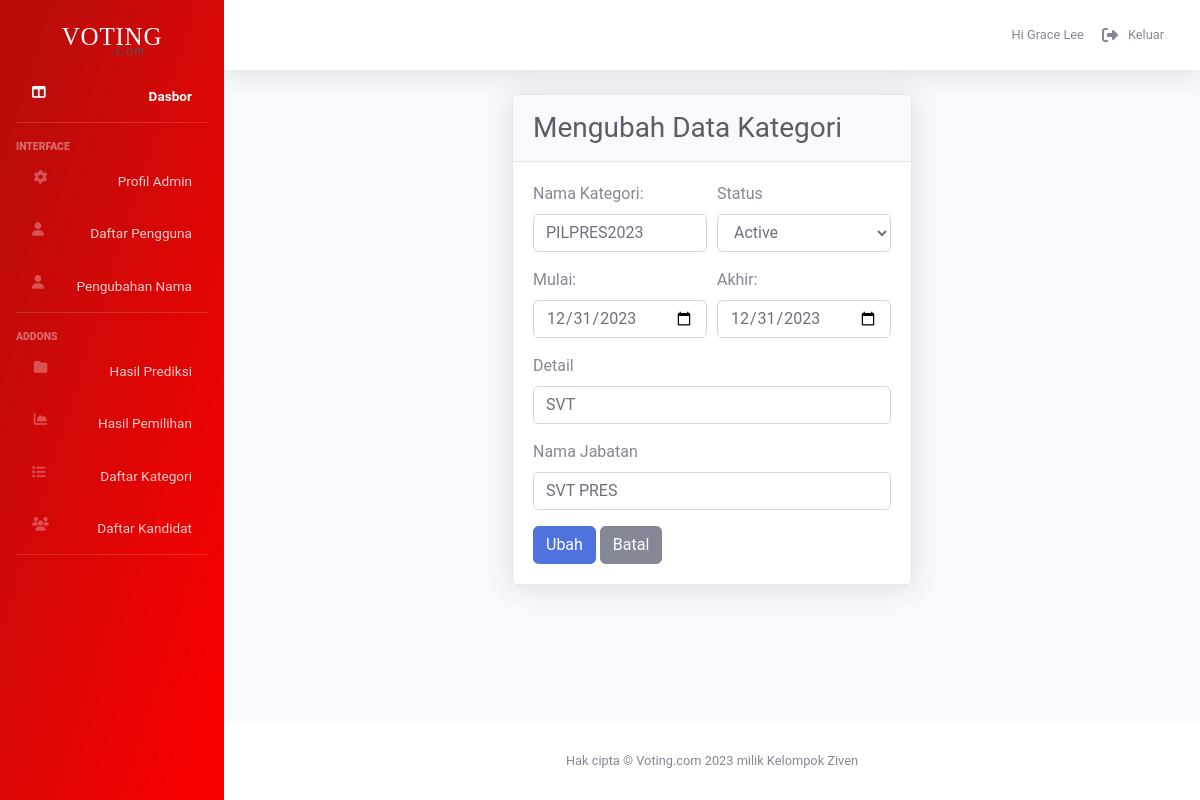
/admin/update_category.php?update_category=16 (signed in), run on an earlier commit of the app's database.
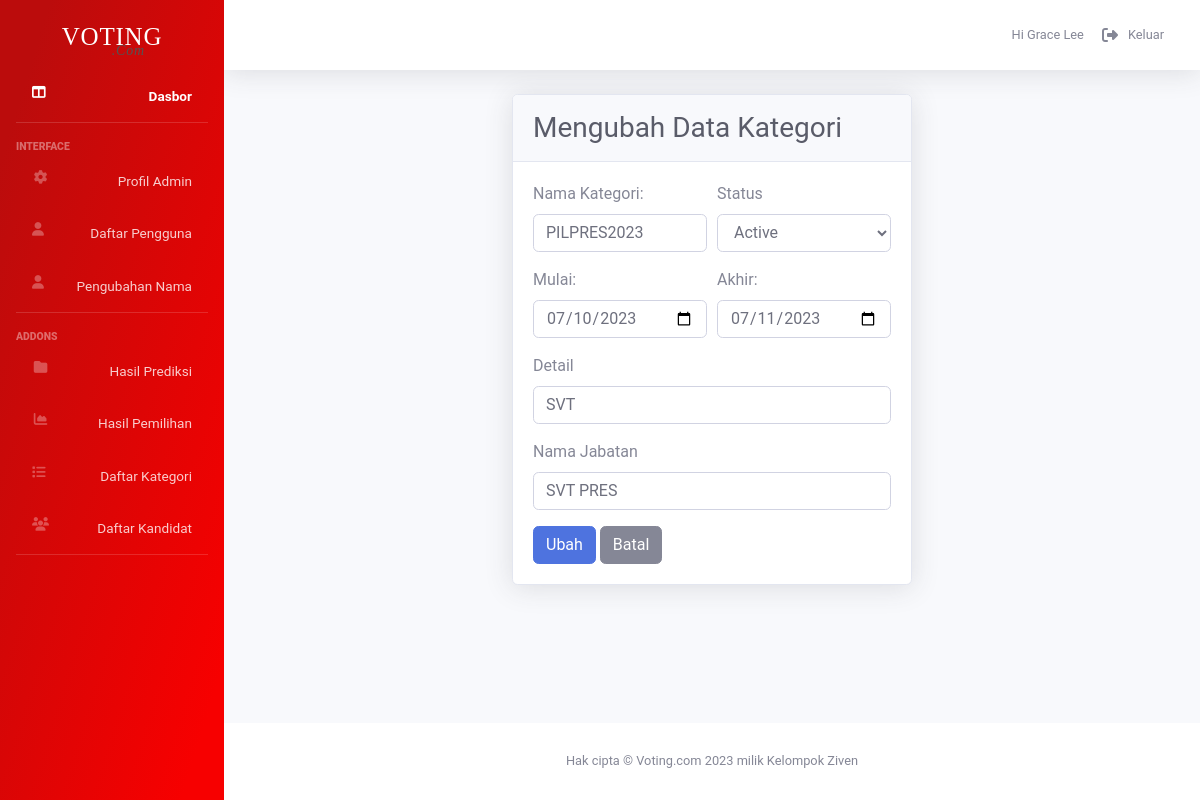
And on a later commit of the database.
### tables this page shows
CREATE TABLE `category` (
  `category_id` int(11) NOT NULL,
  `nama` varchar(100) DEFAULT NULL,
  `details` varchar(100) DEFAULT NULL,
  `start_tggl` date DEFAULT NULL,
  `end_tggl` date DEFAULT NULL,
  `voting_name` varchar(100) DEFAULT NULL,
  `jml_calon` varchar(100) DEFAULT NULL,
  `status` varchar(100) DEFAULT NULL,
  `nama_jabatan` varchar(100) DEFAULT NULL
);

### admin/update_category.php (the view, shortened to what this page needs)
<!DOCTYPE html>
<html lang="en">
<head>
    <link href="vendor/fontawesome-free/css/all.min.css" rel="stylesheet" type="text/css">
    <link rel="stylesheet" href="https://cdnjs.cloudflare.com/ajax/libs/font-awesome/6.1.1/css/all.min.css" type="text/css">
    <link href="../admin_component/css/adminboots.css" rel="stylesheet">
</head>
<?php include '../admin_component/php/connect.php';?>
<?php
    $update = $_GET['update_category'];
    $query = "SELECT * FROM category WHERE category_id = '$update'";
    $show_category = $connect->prepare($query);
    $show_category -> execute([]);
    $fetch_category = $show_category->fetch(PDO::FETCH_ASSOC);
?>
<body id="page-top">
<?php include '../admin_component/php/script.php' ;?>
    <div id="wrapper">
    <?php include '../admin_component/php/sidenav.php' ;?>
<div id="content-wrapper" class="d-flex flex-column">
<div id="content">
<?php include '../admin_component/php/topbar.php' ;?>
    <div class="container-fluid">
        <div class="row category-row justify-content-center">
        <div class="card shadow mb-4">
                        <div class="card-header py-3">
                        <h1 class="h3 mb-0 text-gray-800 ">Mengubah Data Kategori</h1>
                        </div>
                        <div class="card-body">
                        <form action="" method="post">
                            <div class="form-row">
                                <div class="form-group col-md-6">
                                <label for="votetitle">Nama Kategori:</label>
                                <input type="text" class="form-control" name="votetitle" value="<?=$fetch_category['nama']?>" >
                                </div>
                                <div class="form-group col-md-6">
                                <label for="status">Status</label>
                                <select id="inputStatus" class="form-control" name="status" value="<?=$fetch_category['nama']?>"  >
                                    <option >Active</option>
                                </select>
                                </div>
                            </div>
                            <div class="form-row">
                                <div class="form-group col-md-6">
                                <label for="starttggl">Mulai:</label>
                                <input type="date" class="form-control" name="start_tggl" value="<?= $fetch_category['start_tggl']?>"  >
                                </div>
                                <div class="form-group col-md-6">
                                <label for="endtggl">Akhir:</label>
                                <input type="date" class="form-control" name="end_tggl" value="<?= $fetch_category['end_tggl']?>"  >
                                </div>
                            </div>
                            <div class="form-group">
                                <label for="detail">Detail</label>
                                <input   name="detail" type="text" class="form-control" id="detail" value="<?=$fetch_category['details']?>" >
                            </div>
                            <div class="form-group">
                                <label for="nama_jabatan">Nama Jabatan</label>
                                <input   name="nama_jabatan" type="text" class="form-control" id="nama_jabatan" value="<?=$fetch_category['nama_jabatan']?>" >
                            </div>
                            <input type="submit" class="btn btn-primary" value="Ubah" name="update_category">
                            <input type="submit" class="btn btn-secondary" value="Batal" name="cancel_category">
                            </form>
                        </div>
                    </div>
    </div>
    </div>
</div>
<?php include '../admin_component/php/footer.php' ;?>
</div>
</div>
</body>
</html>

What changed in the data, as far as the page shows it:
changed category "PILPRES2023": start_tggl "12/31/2023" → "07/10/2023"; end_tggl "12/31/2023" → "07/11/2023"
